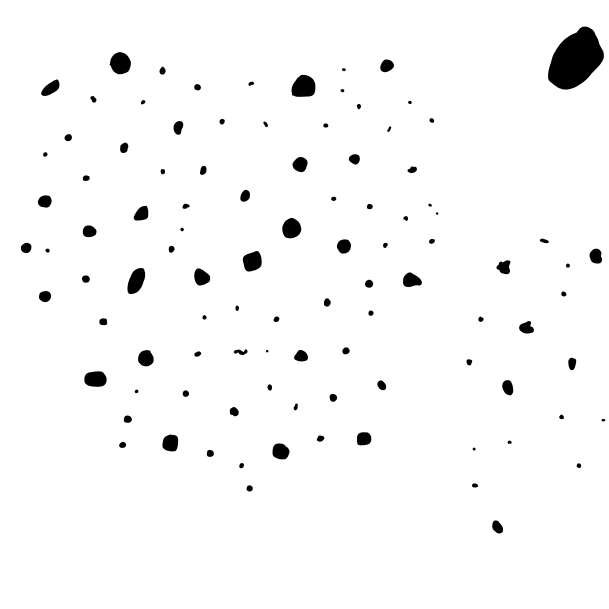
#> input picture images/bw_map.png, 1218 x 1217 px (shown at 1/2 size)
$ python mapper.py
#> lines starting #> are read from the running program, lines starting #| are printed output that depends on the picture; after the words box and inside, x2 and y2 are one past the last pixel; in counts of white or black regions, pixels touching at a corner belong together
import cv2
import numpy as np
import json

# Load the B/W island map
image = cv2.imread("images/bw_map.png", cv2.IMREAD_GRAYSCALE)
#> image is the input picture: shape (1217, 1218); min 0, max 255, mean 248.4

# Convert to binary (black = islands, white = water)
_, binary = cv2.threshold(image, 127, 255, cv2.THRESH_BINARY_INV)
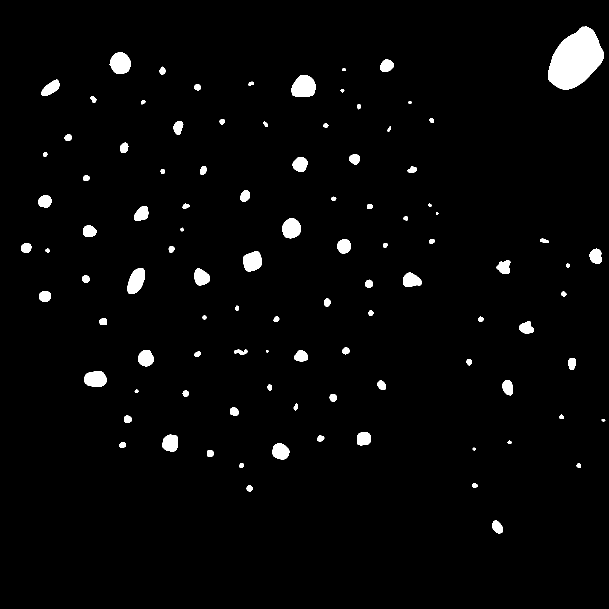
#> binary: shape (1217, 1218) (shown at 1/2 size); 2.6% white; 100 white regions (1 under 20 px)

# Find contours (island shapes)
contours, _ = cv2.findContours(binary, cv2.RETR_EXTERNAL, cv2.CHAIN_APPROX_SIMPLE)
#> contours = 100 contours, 3 with area under 20; largest, box (x1, y1, x2, y2) and area: (1096, 53, 1208, 179) 9150, (583, 150, 631, 194) 1626, (219, 104, 262, 148) 1356, (255, 536, 290, 588) 1230, (565, 436, 602, 477) 1130

# Get image dimensions
height, width = binary.shape
#> height = 1217; width = 1218

# Scaling factors (X: 0 to 26, Y: 0 to -26)
x_min, x_max = 0, 26
y_min, y_max = 0, -26

# Convert map coordinates to pixel coordinates
def pixel_coords(mx, my):
    px = (mx - x_min) * (width / (x_max - x_min))
    py = (my - y_min) * (height / (y_max - y_min))
    return int(px), int(py)

# Convert pixel coordinates to map coordinates
def map_coords(px, py):
    mx = (px / width) * (x_max - x_min) + x_min
    my = (py / height) * (y_max - y_min) + y_min
    return mx, my

island_data = []

# Process each island
for contour in contours:
    # Find the minimum enclosing circle
    (cx, cy), radius = cv2.minEnclosingCircle(contour)

    # Convert to map coordinates
    mapped_x, mapped_y = map_coords(cx, cy)

    # Convert radius from pixels to map units
    mapped_radius = (radius / width) * (x_max - x_min)+(100/600)

    island_data.append({
        "x": round(mapped_x, 2),
        "y": round(mapped_y, 2),
        "safe_radius": round(mapped_radius, 2)  # Dynamic radius
    })
#> this loop made 100 passes
#> (cx, cy, radius, mx in map_coords, my in map_coords, mapped_x, mapped_y, mapped_radius) on passes 1 to 12: (995, 1053.5, 14.01, 21.24, -22.51, 21.24, -22.51, 0.466), (498.8, 976.4, 6.05, 10.65, -20.86, 10.65, -20.86, 0.296), (949.5, 970.5, 5.7, 20.27, -20.73, 20.27, -20.73, 0.288), (1157.5, 930.9, 4.65, 24.71, -19.89, 24.71, -19.89, 0.266), (482.9, 930.9, 5.02, 10.31, -19.89, 10.31, -19.89, 0.274), (419.8, 906.5, 7.32, 8.96, -19.37, 8.96, -19.37, 0.323), (947.7, 897.6, 2.77, 20.23, -19.18, 20.23, -19.18, 0.226), (561, 902.5, 17.61, 11.98, -19.28, 11.98, -19.28, 0.543), (244.5, 889, 6.8, 5.22, -18.99, 5.22, -18.99, 0.312), (1018.6, 884.5, 3.68, 21.74, -18.9, 21.74, -18.9, 0.245), (640.9, 877.3, 7.44, 13.68, -18.74, 13.68, -18.74, 0.325), (340.9, 885.3, 18.12, 7.28, -18.91, 7.28, -18.91, 0.553)
#> after the loop, island_data = 100 items

# Save to JSON
with open("island_positions.json", "w") as f:
    json.dump(island_data, f, indent=4)

# Print results
print(json.dumps(island_data, indent=4))
#> (printed output is left out)

# Load the original color image for visualization
color_image = cv2.imread("images/bw_map.png")

# Draw the circles on the original image
for island in island_data:
    # Convert map coordinates back to pixel coordinates
    px, py = pixel_coords(island["x"], island["y"])
    pradius = int(island["safe_radius"] * (width / (x_max - x_min)))

    # Draw the circle
    cv2.circle(color_image, (px, py), pradius, (0, 255, 0), 2)
#> this loop made 100 passes
#> (island, px, py, pradius) on passes 1 to 11: ({'x': 21.24, 'y': -22.51, 'safe_radius': 0.47}, 995, 1053, 22), ({'x': 10.65, 'y': -20.86, 'safe_radius': 0.3}, 498, 976, 14), ({'x': 20.27, 'y': -20.73, 'safe_radius': 0.29}, 949, 970, 13), ({'x': 24.71, 'y': -19.89, 'safe_radius': 0.27}, 1157, 931, 12), ({'x': 10.31, 'y': -19.89, 'safe_radius': 0.27}, 482, 931, 12), ({'x': 8.96, 'y': -19.37, 'safe_radius': 0.32}, 419, 906, 14), ({'x': 20.23, 'y': -19.18, 'safe_radius': 0.23}, 947, 897, 10), ({'x': 11.98, 'y': -19.28, 'safe_radius': 0.54}, 561, 902, 25), ({'x': 5.22, 'y': -18.99, 'safe_radius': 0.31}, 244, 888, 14), ({'x': 21.74, 'y': -18.9, 'safe_radius': 0.25}, 1018, 884, 11), ({'x': 13.68, 'y': -18.74, 'safe_radius': 0.33}, 640, 877, 15)
#> island on passes 45 to 50: {'x': 3.65, 'y': -11.92, 'safe_radius': 0.33}, {'x': 17.6, 'y': -12, 'safe_radius': 0.57}, {'x': 8.6, 'y': -11.81, 'safe_radius': 0.55}, {'x': 5.8, 'y': -12, 'safe_radius': 0.78}, {'x': 24.24, 'y': -11.33, 'safe_radius': 0.25}, {'x': 21.53, 'y': -11.39, 'safe_radius': 0.5}
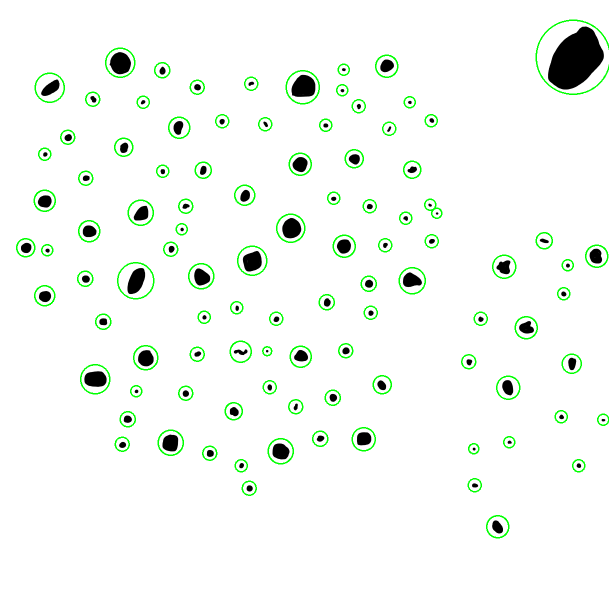
#> color_image: shape (1217, 1218, 3) (shown at 1/2 size); 2.17% of pixels changed, all inside (x1, y1, x2, y2) = (32, 39, 1218, 1077)

# Display the image with circles
cv2.imshow("Islands with Circles", color_image)
cv2.waitKey(0)
cv2.destroyAllWindows()
